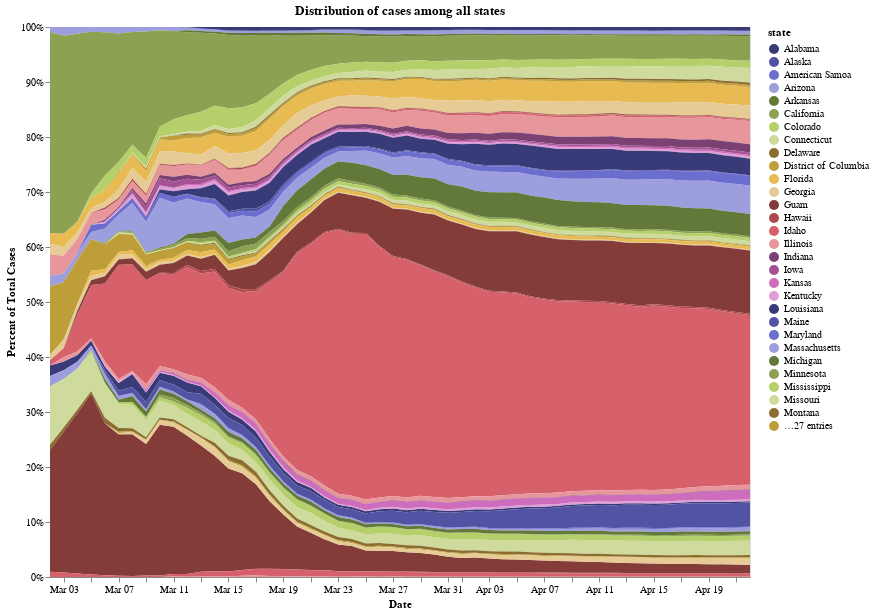

Here is the notebook cell this chart was saved with:
### Markdown cell above
## 6 - Examining percentage of cases compared to all states
The below chart maps which states have the majority of cases at a given date. We can see how Washington and California originally had majority of cases in the U.S., and how quickly New York took over, and continues to make up a large percentage of cases in the U.S.

### Code cell
chart = alt.Chart(recent_cases).mark_area().encode(
    x=alt.X('date:T', axis=alt.Axis(format='%b %d', title='Date')),
    y=alt.Y('cases:Q', stack="normalize", axis=alt.Axis(format='%', title='Percent of Total Cases')), 
#     x="date:T",
#     y=alt.Y("cases:Q", stack="normalize"),
    tooltip=['state', 'cases', 'date'],
    color= alt.Color('state:N', scale=alt.Scale(scheme='category20b'))

).properties(
    width=700,
    height=550,
    title="Distribution of cases among all states"
)

display(chart)

### Figure 1 — Vega-Lite specification as saved in the notebook (floating-point values rounded to 4 significant figures; data arrays with more than 128 entries replaced by an {"elided": "..."} marker saying what was removed)
{"config": {"view": {"continuousWidth": 400, "continuousHeight": 300}}, "data": {"name": "data-918ece4aa55d84d095989cf0d80cefba"}, "mark": "area", "encoding": {"color": {"type": "nominal", "field": "state", "scale": {"scheme": "category20b"}}, "tooltip": [{"type": "nominal", "field": "state"}, {"type": "quantitative", "field": "cases"}, {"type": "temporal", "field": "date"}], "x": {"type": "temporal", "axis": {"format": "%b %d", "title": "Date"}, "field": "date"}, "y": {"type": "quantitative", "axis": {"format": "%", "title": "Percent of Total Cases"}, "field": "cases", "stack": "normalize"}}, "height": 550, "title": "Distribution of cases among all states", "width": 700, "$schema": "https://vega.github.io/schema/vega-lite/v4.0.2.json", "datasets": {"data-918ece4aa55d84d095989cf0d80cefba": {"elided": "2580 records"}}}
